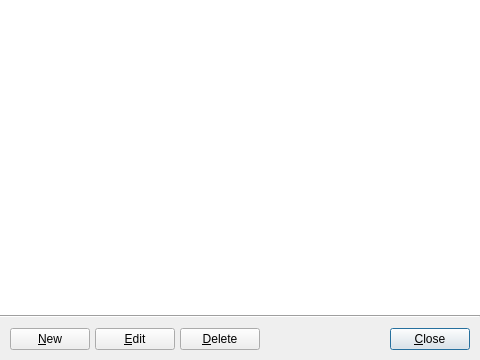
<?xml version="1.0" encoding="UTF-8"?>
<ui version="4.0">
 <class>DialogExpenseCategories</class>
 <widget class="QDialog" name="DialogExpenseCategories">
  <property name="geometry">
   <rect>
    <x>0</x>
    <y>0</y>
    <width>480</width>
    <height>360</height>
   </rect>
  </property>
  <property name="minimumSize">
   <size>
    <width>480</width>
    <height>360</height>
   </size>
  </property>
  <property name="windowTitle">
   <string>Manage Expense Categories</string>
  </property>
  <layout class="QVBoxLayout" name="verticalLayout">
   <property name="spacing">
    <number>0</number>
   </property>
   <property name="leftMargin">
    <number>0</number>
   </property>
   <property name="topMargin">
    <number>0</number>
   </property>
   <property name="rightMargin">
    <number>0</number>
   </property>
   <property name="bottomMargin">
    <number>0</number>
   </property>
   <item>
    <widget class="QTableView" name="tableView">
     <property name="frameShape">
      <enum>QFrame::NoFrame</enum>
     </property>
     <property name="editTriggers">
      <set>QAbstractItemView::NoEditTriggers</set>
     </property>
     <property name="tabKeyNavigation">
      <bool>false</bool>
     </property>
     <property name="alternatingRowColors">
      <bool>true</bool>
     </property>
     <property name="selectionMode">
      <enum>QAbstractItemView::SingleSelection</enum>
     </property>
     <property name="selectionBehavior">
      <enum>QAbstractItemView::SelectRows</enum>
     </property>
     <property name="sortingEnabled">
      <bool>true</bool>
     </property>
     <attribute name="verticalHeaderVisible">
      <bool>false</bool>
     </attribute>
    </widget>
   </item>
   <item>
    <widget class="Line" name="line">
     <property name="orientation">
      <enum>Qt::Horizontal</enum>
     </property>
    </widget>
   </item>
   <item>
    <layout class="QHBoxLayout" name="horizontalLayout">
     <property name="spacing">
      <number>5</number>
     </property>
     <property name="leftMargin">
      <number>10</number>
     </property>
     <property name="topMargin">
      <number>10</number>
     </property>
     <property name="rightMargin">
      <number>10</number>
     </property>
     <property name="bottomMargin">
      <number>10</number>
     </property>
     <item>
      <widget class="QPushButton" name="btnNew">
       <property name="text">
        <string>&amp;New</string>
       </property>
       <property name="icon">
        <iconset theme="gtk-new">
         <normaloff>../../../HomeBalance.v1</normaloff>../../../HomeBalance.v1</iconset>
       </property>
      </widget>
     </item>
     <item>
      <widget class="QPushButton" name="btnEdit">
       <property name="text">
        <string>&amp;Edit</string>
       </property>
       <property name="icon">
        <iconset theme="gtk-edit">
         <normaloff>../../../HomeBalance.v1</normaloff>../../../HomeBalance.v1</iconset>
       </property>
      </widget>
     </item>
     <item>
      <widget class="QPushButton" name="btnDelete">
       <property name="text">
        <string>&amp;Delete</string>
       </property>
       <property name="icon">
        <iconset theme="gtk-delete">
         <normaloff>../../../HomeBalance.v1</normaloff>../../../HomeBalance.v1</iconset>
       </property>
      </widget>
     </item>
     <item>
      <spacer name="horizontalSpacer">
       <property name="orientation">
        <enum>Qt::Horizontal</enum>
       </property>
       <property name="sizeHint" stdset="0">
        <size>
         <width>40</width>
         <height>20</height>
        </size>
       </property>
      </spacer>
     </item>
     <item>
      <widget class="QPushButton" name="btnClose">
       <property name="text">
        <string>&amp;Close</string>
       </property>
       <property name="icon">
        <iconset theme="gtk-close">
         <normaloff>../../../HomeBalance.v1</normaloff>../../../HomeBalance.v1</iconset>
       </property>
       <property name="default">
        <bool>true</bool>
       </property>
      </widget>
     </item>
    </layout>
   </item>
  </layout>
 </widget>
 <resources/>
 <connections>
  <connection>
   <sender>btnClose</sender>
   <signal>clicked()</signal>
   <receiver>DialogExpenseCategories</receiver>
   <slot>accept()</slot>
   <hints>
    <hint type="sourcelabel">
     <x>427</x>
     <y>335</y>
    </hint>
    <hint type="destinationlabel">
     <x>239</x>
     <y>179</y>
    </hint>
   </hints>
  </connection>
 </connections>
</ui>
